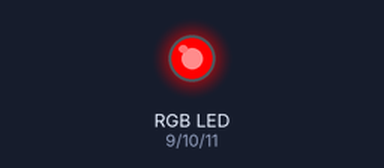
Bench run of a sketch on a simulated Arduino Uno, built with avr-gcc and run on an emulated ATmega328P. On the bench: an RGB LED mixed from three pins (HIGH = lit).

Above: at 0.1 s.
At 8.1 s:
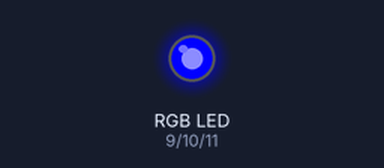
At 12.1 s:
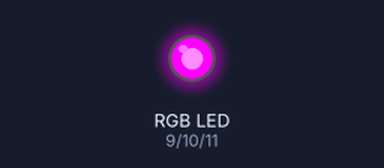
At 16.1 s:
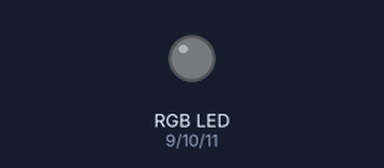
At 28.1 s:
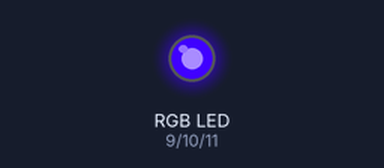
At 38.1 s:
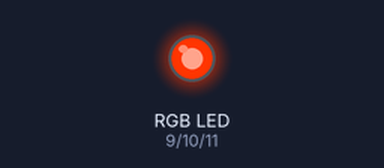
Timing chart, 0 to 39.6 s (numbered marks = the images above):
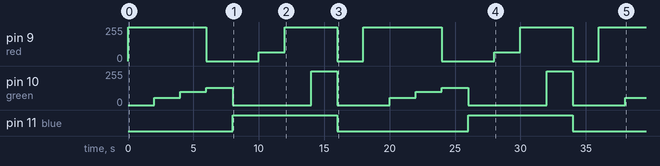

Measured:
- by itself, pin 9 (red): 0/255 → 255/255 at 0.00 s, → 0/255 6.0 s later, → 64/255 4.0 s later, → 255/255 2.0 s later, … (11 changes in this stretch)
- by itself, pin 10 (green): 0/255 → 53/255 at 2.0 s, → 100/255 2.0 s later, → 128/255 2.0 s later, → 0/255 2.0 s later, … (13 changes in this stretch)
- by itself, pin 11 (blue): alternates HIGH for 8.0 s and LOW for 10.0 s

The sketch:

rainbow_blink.ino
```cpp
// Rainbow Blink
// by Jim Town

const int red=9;   //~ pin
const int green=10;//~ pin
const int blue=11;  //~ pin

const int numColors=8; // number of colors
              // r   o   y   g   b   i   v   w
int redSeq[]=  {255,255,255,  0,  0, 64,255,255};
int greenSeq[]={  0,065,100,128,  0,  0,  0,255};
int blueSeq[]= {  0,  0,  0,  0,255,255,255,255};

void setup() {
  pinMode(red, OUTPUT);
  pinMode(green,OUTPUT);
  pinMode(blue,OUTPUT);
}

void loop() {
  for (int i=0; i<numColors; i++){ //for each color
    analogWrite(red,redSeq[i]); //write red value
    analogWrite(green,greenSeq[i]); //write green value
    analogWrite(blue,blueSeq[i]); //write blue value
    delay(2000); //wait 2 seconds
  }
  digitalWrite(red,LOW); //turn red off
  digitalWrite(green,LOW); //turn green off
  digitalWrite(blue,LOW); //turn blue off
  delay(2000); //wait 2 seconds
}
```
